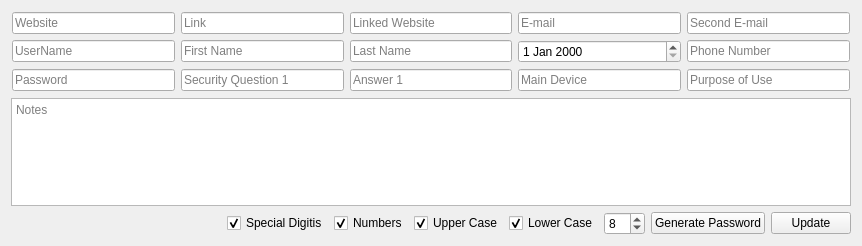
<?xml version="1.0" encoding="UTF-8"?>
<ui version="4.0">
 <class>UpdateData</class>
 <widget class="QWidget" name="UpdateData">
  <property name="geometry">
   <rect>
    <x>0</x>
    <y>0</y>
    <width>862</width>
    <height>246</height>
   </rect>
  </property>
  <property name="windowTitle">
   <string>Update Informations</string>
  </property>
  <layout class="QGridLayout" name="gridLayout_2">
   <item row="0" column="0">
    <layout class="QVBoxLayout" name="verticalLayout" stretch="5,5,1">
     <item>
      <layout class="QGridLayout" name="gridLayout" columnminimumwidth="0,0,0,0,0">
       <property name="sizeConstraint">
        <enum>QLayout::SetDefaultConstraint</enum>
       </property>
       <property name="leftMargin">
        <number>1</number>
       </property>
       <property name="topMargin">
        <number>1</number>
       </property>
       <property name="rightMargin">
        <number>1</number>
       </property>
       <property name="bottomMargin">
        <number>1</number>
       </property>
       <item row="0" column="0">
        <widget class="QLineEdit" name="websiteNameLineEdit">
         <property name="placeholderText">
          <string>Website</string>
         </property>
        </widget>
       </item>
       <item row="0" column="3">
        <widget class="QLineEdit" name="emailLineEdit">
         <property name="placeholderText">
          <string>E-mail</string>
         </property>
        </widget>
       </item>
       <item row="3" column="0">
        <widget class="QLineEdit" name="passwordLineEdit">
         <property name="placeholderText">
          <string>Password</string>
         </property>
        </widget>
       </item>
       <item row="0" column="1">
        <widget class="QLineEdit" name="websiteLinkLineEdit">
         <property name="text">
          <string/>
         </property>
         <property name="placeholderText">
          <string>Link</string>
         </property>
        </widget>
       </item>
       <item row="2" column="2">
        <widget class="QLineEdit" name="lastNameLineEdit">
         <property name="placeholderText">
          <string>Last Name</string>
         </property>
        </widget>
       </item>
       <item row="3" column="3">
        <widget class="QLineEdit" name="mainDeviceLineEdit">
         <property name="placeholderText">
          <string>Main Device</string>
         </property>
        </widget>
       </item>
       <item row="3" column="1">
        <widget class="QLineEdit" name="securityQuestionLineEdit">
         <property name="placeholderText">
          <string>Security Question 1</string>
         </property>
        </widget>
       </item>
       <item row="3" column="2">
        <widget class="QLineEdit" name="answerLineEdit">
         <property name="placeholderText">
          <string>Answer 1</string>
         </property>
        </widget>
       </item>
       <item row="3" column="4">
        <widget class="QLineEdit" name="purposeOfUseLineEdit">
         <property name="placeholderText">
          <string>Purpose of Use</string>
         </property>
        </widget>
       </item>
       <item row="2" column="1">
        <widget class="QLineEdit" name="firstNameLineEdit">
         <property name="placeholderText">
          <string>First Name</string>
         </property>
        </widget>
       </item>
       <item row="0" column="2">
        <widget class="QLineEdit" name="linkedWebsiteLineEdit">
         <property name="placeholderText">
          <string>Linked Website</string>
         </property>
        </widget>
       </item>
       <item row="2" column="4">
        <widget class="QLineEdit" name="phoneNumerLineEdit">
         <property name="placeholderText">
          <string>Phone Number</string>
         </property>
        </widget>
       </item>
       <item row="2" column="0">
        <widget class="QLineEdit" name="usernameLineEdit">
         <property name="placeholderText">
          <string>UserName</string>
         </property>
        </widget>
       </item>
       <item row="0" column="4">
        <widget class="QLineEdit" name="secondEmailLineEdit">
         <property name="placeholderText">
          <string>Second E-mail</string>
         </property>
        </widget>
       </item>
       <item row="2" column="3">
        <widget class="QDateEdit" name="birthDateEdit"/>
       </item>
      </layout>
     </item>
     <item>
      <widget class="QPlainTextEdit" name="notePlainTextEdit">
       <property name="placeholderText">
        <string>Notes</string>
       </property>
      </widget>
     </item>
     <item>
      <layout class="QHBoxLayout" name="horizontalLayout">
       <item>
        <spacer name="horizontalSpacer">
         <property name="orientation">
          <enum>Qt::Horizontal</enum>
         </property>
         <property name="sizeHint" stdset="0">
          <size>
           <width>40</width>
           <height>20</height>
          </size>
         </property>
        </spacer>
       </item>
       <item>
        <widget class="QCheckBox" name="specialDigitsCheckBox">
         <property name="text">
          <string>Special Digitis</string>
         </property>
         <property name="checked">
          <bool>true</bool>
         </property>
        </widget>
       </item>
       <item>
        <widget class="QCheckBox" name="numbersCheckBox">
         <property name="text">
          <string>Numbers</string>
         </property>
         <property name="checked">
          <bool>true</bool>
         </property>
        </widget>
       </item>
       <item>
        <widget class="QCheckBox" name="upperCaseCheckBox">
         <property name="text">
          <string>Upper Case</string>
         </property>
         <property name="checked">
          <bool>true</bool>
         </property>
        </widget>
       </item>
       <item>
        <widget class="QCheckBox" name="lowerCaseCheckBox">
         <property name="text">
          <string>Lower Case</string>
         </property>
         <property name="checked">
          <bool>true</bool>
         </property>
        </widget>
       </item>
       <item>
        <widget class="QSpinBox" name="lengthPasswordSpinBox">
         <property name="minimum">
          <number>1</number>
         </property>
         <property name="value">
          <number>8</number>
         </property>
        </widget>
       </item>
       <item>
        <widget class="QPushButton" name="generatePasswordPushButton">
         <property name="text">
          <string>Generate Password</string>
         </property>
        </widget>
       </item>
       <item>
        <widget class="QPushButton" name="updatePushButton">
         <property name="text">
          <string>Update</string>
         </property>
        </widget>
       </item>
      </layout>
     </item>
    </layout>
   </item>
  </layout>
 </widget>
 <resources/>
 <connections/>
</ui>
